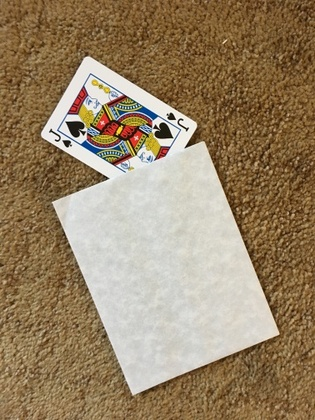
%> input picture Dataset/train/card_51.JPG, 315 x 420 px, shrunk from 378 x 504 before the run
$ octave segmentation_tam.m   (GNU Octave 9; MATLAB toolbox functions it lacks are replaced by stand-ins)
%> lines starting %> are read from the running program, lines starting %| are printed output that depends on the picture; in (x1, y1, x2, y2) boxes, pixels count from 0 and x2, y2 are one past the last pixel; in counts of white or black regions, pixels touching at a corner belong together; the program's own positions count from 1
close all;
clear all;

img = rgb2gray(imread("Dataset/train/card_51.JPG"));
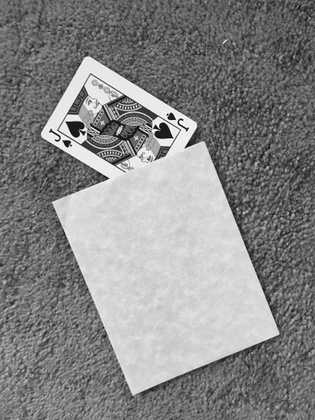
%> img: size 420x315 uint8; min 1, max 255, mean 134.8
[counts,x] = imhist(img,16);
%> counts = [14; 317; 1104; 4058; 10832; 19487; 24221; 18637; 9344; 3557; 1333; 615; 16893; 17464; 4235; 189]; x = [0; 17; 34; 51; 68; 85; 102; 119; 136; 153; 170; 187; 204; 221; 238; 255]
T = otsuthresh(counts);
%> T = 0.6
img_bw = imbinarize(img,T);
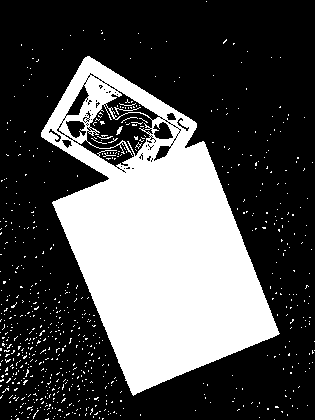
%> img_bw: size 420x315 logical; 31.7% white; 706 white regions (703 under 20 px), largest, box (x1, y1, x2, y2) and area: (41, 56, 280, 396) 40044, (114, 107, 141, 115) 37, (116, 126, 123, 135) 28

%> (the run ends here)

$ run again, with Dataset/train/card_1.JPG copied over Dataset/train/card_51.JPG
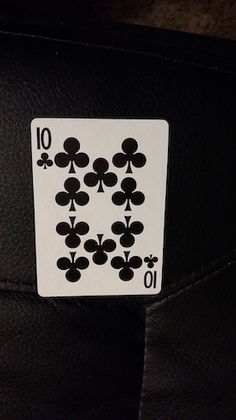
%> input picture Dataset/train/card_1.JPG, 236 x 420 px, shrunk from 281 x 500 before the run
%> counts = [40480; 31843; 8172; 1174; 300; 240; 236; 251; 241; 308; 325; 5276; 10078; 196; 0; 0]; x = [0; 17; 34; 51; 68; 85; 102; 119; 136; 153; 170; 187; 204; 221; 238; 255]
%> T = 0.4
%> `img_bw = imbinarize(img,T);`:
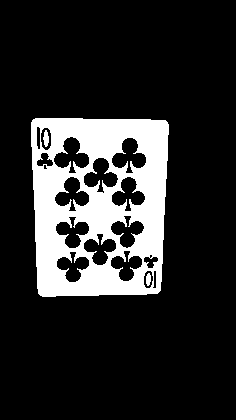
%> img_bw: size 420x236 logical; 16.9% white; 3 white regions, box (x1, y1, x2, y2) and area: (31, 118, 169, 297) 16650, (43, 130, 49, 147) 71, (146, 273, 151, 286) 52

$ run again, with Dataset/train/card_10.JPG copied over Dataset/train/card_51.JPG
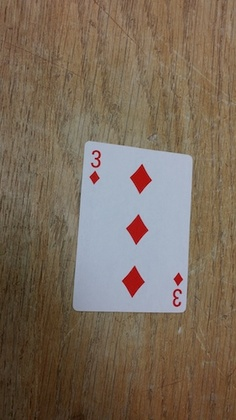
%> input picture Dataset/train/card_10.JPG, 236 x 420 px, shrunk from 281 x 500 before the run
%> `img = rgb2gray(imread("Dataset/train/card_51.JPG"));`:
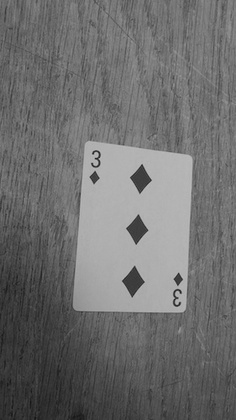
%> img: size 420x236 uint8; min 21, max 189, mean 110.1
%> counts = [0; 13; 791; 7262; 9120; 12437; 24545; 24205; 3907; 953; 13041; 2846; 0; 0; 0; 0]; x = [0; 17; 34; 51; 68; 85; 102; 119; 136; 153; 170; 187; 204; 221; 238; 255]
%> T = 0.467
%> `img_bw = imbinarize(img,T);`:
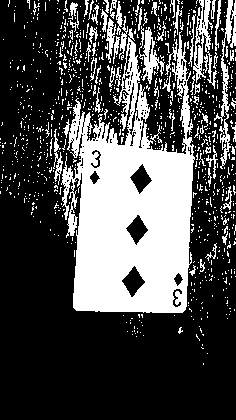
%> img_bw: size 420x236 logical; 30.1% white; 976 white regions (908 under 20 px), largest, box (x1, y1, x2, y2) and area: (61, 28, 195, 313) 21464, (214, 0, 236, 169) 896, (193, 0, 217, 89) 778
